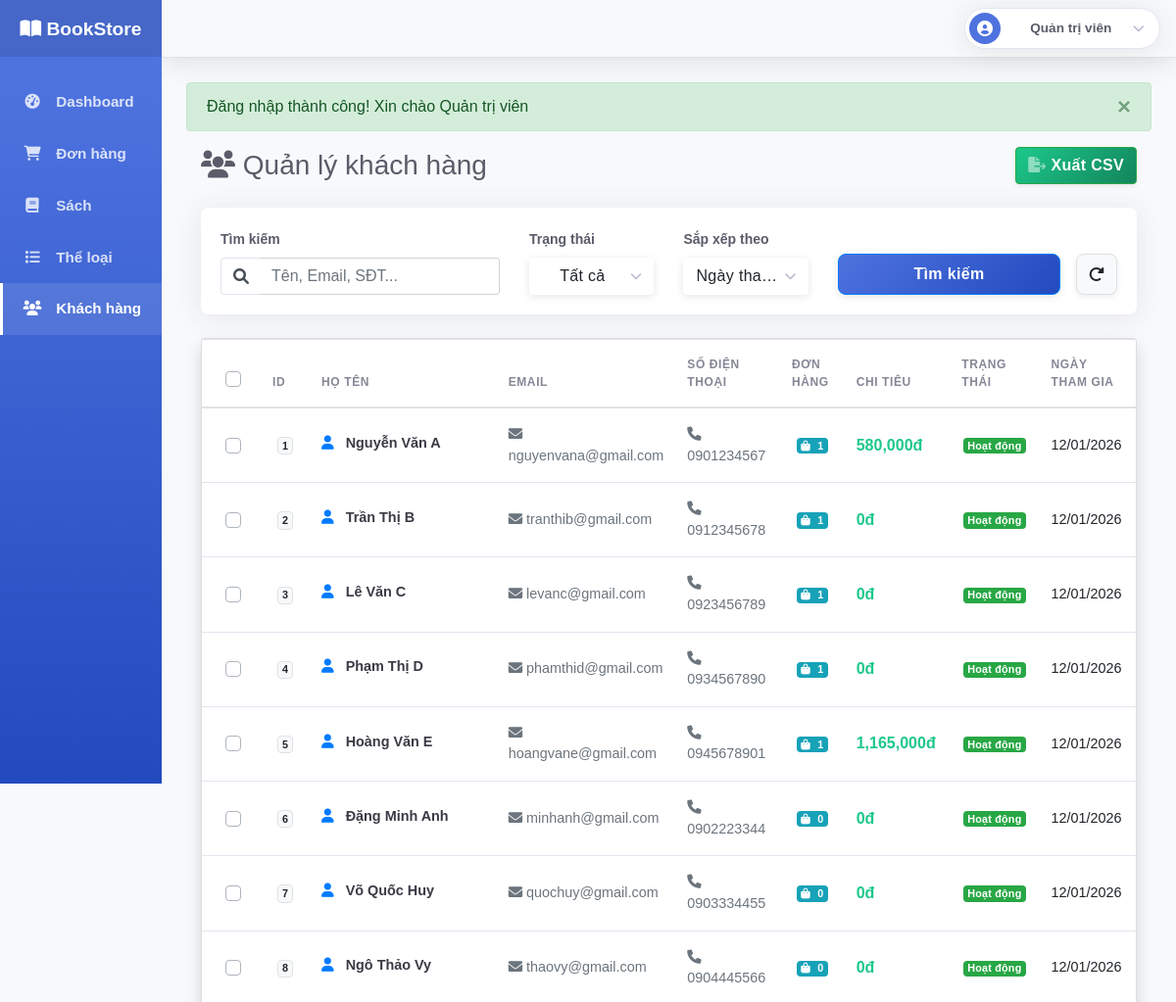
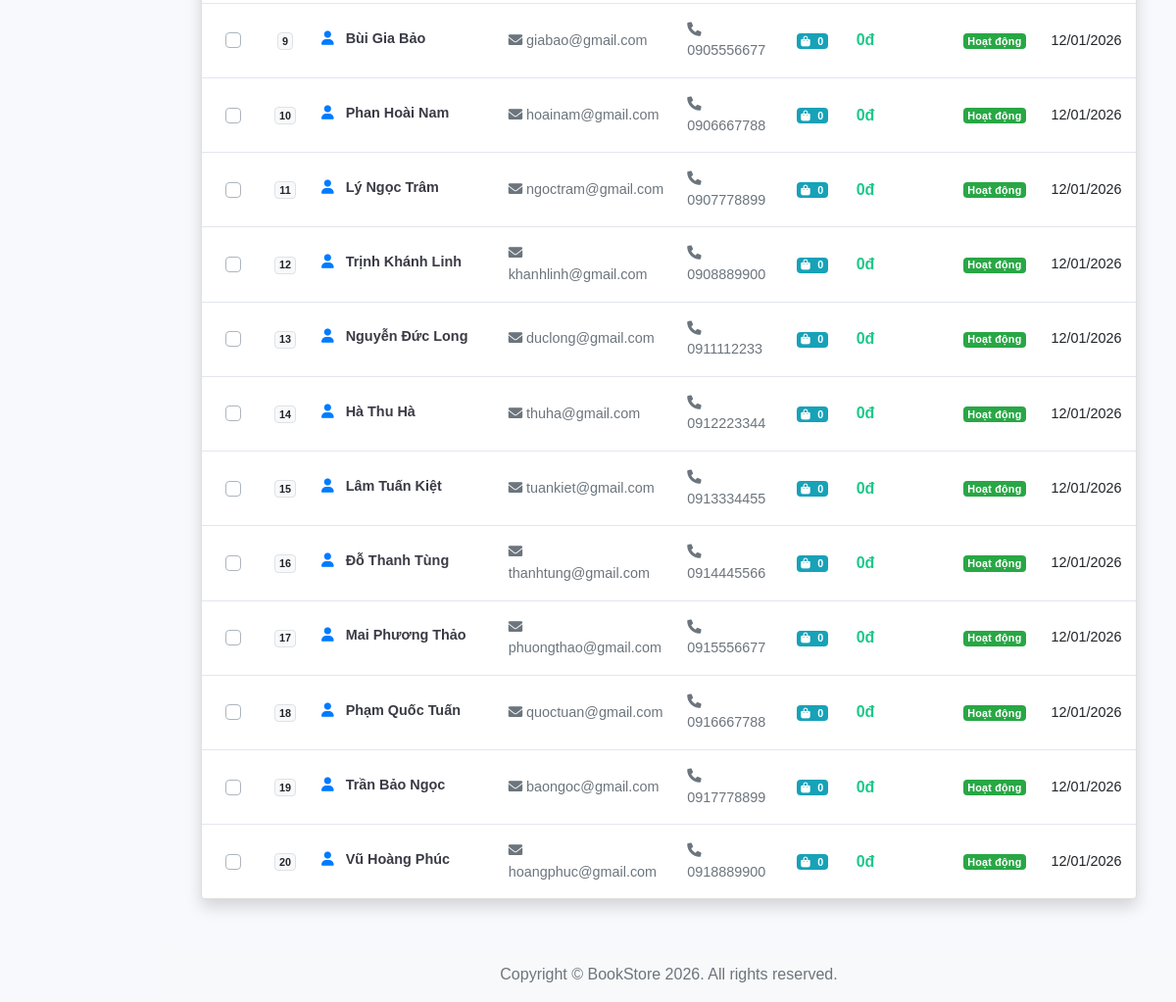
The page /Admin/index.php?page=customers (signed in) on the database its author committed (2 pictures, top to bottom).
### tables this page shows
CREATE TABLE khachhang (
    id_khachhang INT PRIMARY KEY AUTO_INCREMENT,
    ten_khachhang VARCHAR(100) NOT NULL,
    email VARCHAR(100) UNIQUE NOT NULL,
    password VARCHAR(255) NOT NULL,
    dien_thoai VARCHAR(15),
    dia_chi TEXT,
    ngay_sinh DATE,
    gioi_tinh ENUM('Nam', 'Nữ', 'Khác'),
    trang_thai ENUM('active', 'inactive', 'blocked') DEFAULT 'active',
    ngay_dang_ky TIMESTAMP DEFAULT CURRENT_TIMESTAMP,
    email_verified_at TIMESTAMP NULL DEFAULT NULL,
    email_verify_token_hash VARCHAR(64) NULL,
    email_verify_expires_at TIMESTAMP NULL DEFAULT NULL,
    INDEX idx_email (email),
    INDEX idx_dien_thoai (dien_thoai),
    INDEX idx_email_verify_token (email_verify_token_hash)
);

### Admin/Controller/AdminCustomerController.php (called while the page is built, shortened)
<?php
require_once __DIR__ . '/../../Controller/BaseController.php';
require_once __DIR__ . '/../../Controller/helpers/SessionHelper.php';
class AdminCustomerController extends BaseController
{
    public function index()
    {
        try {
            $page = isset($_GET['p']) ? (int)$_GET['p'] : 1;
            $perPage = 20;
            $search = $_GET['search'] ?? '';
            $status = $_GET['status'] ?? '';
            $order = $_GET['order'] ?? 'DESC';
            $conditions = [];
            $params = [];
            $types = '';
            $whereClause = !empty($conditions) ? 'WHERE ' . implode(' AND ', $conditions) : '';
            $countQuery = "SELECT COUNT(*) as total FROM khachhang $whereClause";
            $stmt = $this->conn->prepare($countQuery);
            $stmt->execute();
            $totalCustomers = $stmt->get_result()->fetch_assoc()['total'];
            $totalPages = ceil($totalCustomers / $perPage);
            $offset = ($page - 1) * $perPage;
            $allowedSortColumns = ['ho_ten', 'email', 'ngay_dang_ky', 'ngay_cap_nhat'];
            $sortBy = $_GET['sort_by'] ?? 'ngay_dang_ky';
            $sortBy = in_array($sortBy, $allowedSortColumns) ? $sortBy : 'ngay_dang_ky';
            $order = strtoupper($order) === 'ASC' ? 'ASC' : 'DESC';
            $query = "SELECT k.id_khachhang AS ma_khach_hang, k.ten_khachhang AS ho_ten, k.email, k.dien_thoai AS so_dien_thoai,
                           k.trang_thai, k.ngay_dang_ky AS ngay_tao,
                           (SELECT COUNT(*) FROM hoadon d WHERE d.id_khachhang = k.id_khachhang) as order_count,
                           (SELECT COALESCE(SUM(d.tong_tien), 0) FROM hoadon d WHERE d.id_khachhang = k.id_khachhang AND d.trang_thai = 'completed') as total_spent
                     FROM khachhang k
                     $whereClause
                     ORDER BY k.$sortBy $order
                     LIMIT ? OFFSET ?";
            $stmt = $this->conn->prepare($query);
            $params[] = $perPage;
            $params[] = $offset;
            $types .= 'ii';
            $stmt->bind_param($types, ...$params);
            $stmt->execute();
            $result = $stmt->get_result();
            $customers = [];
            while ($row = $result->fetch_assoc()) {
                $customers[] = $row;
            }
            $statuses = ['active' => 'Hoạt động', 'inactive' => 'Không hoạt động', 'banned' => 'Bị khóa'];
            return [
                'customers' => $customers,
                'statuses' => $statuses,
                'pagination' => [
                    'current_page' => $page,
                    'total_pages' => $totalPages,
                    'total_items' => $totalCustomers,
                    'per_page' => $perPage
                ],
                'filters' => [
                    'search' => $search,
                    'status' => $status,
                    'sort_by' => $sortBy,
                    'order' => $order
                ],
                'csrf_token' => SessionHelper::generateCSRFToken()
            ];
        } catch (Exception $e) {
            error_log("Error in AdminCustomerController::index: " . $e->getMessage());
            SessionHelper::setFlash('error', 'Lỗi: ' . $e->getMessage());
            return [
                'customers' => [],
                'statuses' => [],
                'pagination' => [
                    'current_page' => 1,
                    'total_pages' => 0,
                    'total_items' => 0,
                    'per_page' => 20
                ],
                'filters' => [
                    'search' => '',
                    'status' => '',
                    'sort_by' => 'ngay_tao',
                    'order' => 'DESC'
                ],
                'csrf_token' => ''
            ];
        }
    }
}

### Controller/BaseController.php (called while the page is built, shortened)
<?php
abstract class BaseController {
    public function __construct($conn) {
        $this->conn = $conn;
    }
}

### Controller/helpers/SessionHelper.php (called while the page is built, shortened)
<?php
class SessionHelper {
    private static $sessionStarted = false;
    public static function start() {
        if (self::$sessionStarted) {
            return true;
        }
        if (session_status() === PHP_SESSION_NONE) {
            self::$sessionStarted = true;
        }
        return true;
    }
    public static function isAdminLoggedIn() {
        return isset($_SESSION['admin_id']) && !empty($_SESSION['admin_id']);
    }
}

### Admin/View/customers/index.php (the view, shortened to what this page needs)
<div class="container-fluid">
    <div class="d-sm-flex align-items-center justify-content-between mb-4">
        <h1 class="h3 mb-0 text-gray-800">
            <i class="fas fa-users"></i> Quản lý khách hàng
        </h1>
        <div>
            <a href="index.php?page=customers_export&<?php echo http_build_query($filters); ?>" class="btn btn-success btn-icon-split shadow-sm">
                <span class="icon text-white-50">
                    <i class="fas fa-file-export"></i>
                </span>
                <span class="text">Xuất CSV</span>
            </a>
        </div>
    </div>
    <div class="filter-bar mb-4">
        <form method="GET" action="index.php" class="row align-items-end">
            <div class="col-md-4 mb-3 mb-md-0">
                <label for="search" class="small font-weight-bold text-gray-700 mb-2">Tìm kiếm</label>
                <div class="input-group">
                    <div class="input-group-prepend">
                        <span class="input-group-text bg-white border-right-0 rounded-left">
                            <i class="fas fa-search text-gray-400"></i>
                        </span>
                    </div>
                    <input type="text" class="form-control form-control-custom border-left-0"
                        id="search" name="search"
                        placeholder="Tên, Email, SĐT..."
                        value="<?php echo isset($_GET['search']) ? htmlspecialchars($_GET['search']) : ''; ?>">
                </div>
            </div>
            <div class="col-md-2 mb-3 mb-md-0">
                <label for="status" class="small font-weight-bold text-gray-700 mb-2">Trạng thái</label>
                <div class="dropdown">
                    <button class="btn admin-dropdown-toggle" type="button" id="statusDropdown" data-toggle="dropdown" aria-haspopup="true" aria-expanded="false">
                        <span class="text-value">
                            <?php
                            $statusLabel = 'Tất cả';
                            echo htmlspecialchars($statusLabel);
                            ?>
                        </span>
                        <i class="fas fa-chevron-down"></i>
                    </button>
                </div>
            </div>
            <div class="col-md-2 mb-3 mb-md-0">
                <label for="sort_by" class="small font-weight-bold text-gray-700 mb-2">Sắp xếp theo</label>
                <div class="dropdown">
                    <button class="btn admin-dropdown-toggle" type="button" id="sortByDropdown" data-toggle="dropdown" aria-haspopup="true" aria-expanded="false">
                        <span class="text-value">
                            <?php
                            $sortLabels = [
                                'ngay_tao' => 'Ngày tham gia',
                                'ho_ten' => 'Tên',
                                'email' => 'Email'
                            ];
                            echo htmlspecialchars($sortLabels[$filters['sort_by']] ?? 'Ngày tham gia');
                            ?>
                        </span>
                        <i class="fas fa-chevron-down"></i>
                    </button>
                </div>
            </div>
            <div class="col-md-4 d-flex mb-3 mb-md-0">
                <button type="submit" class="btn btn-primary mr-2 flex-grow-1">
                    Tìm kiếm
                </button>
                <a href="index.php?page=customers" class="btn btn-light border">
                    <i class="fas fa-redo-alt"></i>
                </a>
            </div>
        </form>
    </div>
    <div class="card shadow mb-4">
        <div class="card-body p-0">
            <div class="table-responsive">
                <form id="bulk-action-form" action="index.php?page=customer_bulk_delete" method="POST">
                    <table class="table table-custom table-hover mb-0" id="dataTable" width="100%" cellspacing="0">
                        <thead>
                            <tr>
                                <th style="width: 40px" class="text-center pl-4">
                                    <div class="custom-control custom-checkbox">
                                    </div>
                                </th>
                                <th style="width: 80px">ID</th>
                                <th style="width: 20%">Họ tên</th>
                                <th>Email</th>
                                <th style="width: 130px">Số điện thoại</th>
                                <th style="width: 100px">Đơn hàng</th>
                                <th style="width: 130px">Chi tiêu</th>
                                <th style="width: 120px">Trạng thái</th>
                                <th style="width: 120px">Ngày tham gia</th>
                            </tr>
                        </thead>
                        <tbody>
                            <?php if (!empty($customers)): ?>
                                <?php foreach ($customers as $customer): ?>
                                    <tr class="clickable-row" data-href="index.php?page=customer_detail&id=<?php echo $customer['ma_khach_hang']; ?>">
                                        <td class="text-center align-middle pl-4 no-click">
                                            <div class="custom-control custom-checkbox">
                                            </div>
                                        </td>
                                        <td class="align-middle text-center">
                                            <span class="badge badge-light border"><?php echo $customer['ma_khach_hang']; ?></span>
                                        </td>
                                        <td class="align-middle">
                                            <div class="book-title">
                                                <i class="fas fa-user text-primary mr-2"></i>
                                                <?php echo htmlspecialchars($customer['ho_ten']); ?>
                                            </div>
                                        </td>
                                        <td class="align-middle">
                                            <span class="text-muted"><i class="fas fa-envelope mr-1 text-gray-400"></i><?php echo htmlspecialchars($customer['email']); ?></span>
                                        </td>
                                        <td class="align-middle">
                                            <span class="text-muted"><i class="fas fa-phone mr-1 text-gray-400"></i><?php echo htmlspecialchars($customer['so_dien_thoai']); ?></span>
                                        </td>
                                        <td class="align-middle text-center">
                                            <span class="badge badge-pill-custom badge-info">
                                                <i class="fas fa-shopping-bag mr-1"></i>
                                                <?php echo $customer['order_count']; ?>
                                            </span>
                                        </td>
                                        <td class="align-middle">
                                            <span class="price-tag"><?php echo number_format($customer['total_spent']); ?>đ</span>
                                        </td>
                                        <td class="align-middle text-center">
                                            <?php
                                            $statusClass = '';
                                            switch ($customer['trang_thai']) {
                                                case 'active':
                                                    $statusClass = 'badge-success';
                                                    break;
                                            }
                                            $statusLabel = $statuses[$customer['trang_thai']] ?? $customer['trang_thai'];
                                            ?>
                                            <span class="badge badge-pill-custom <?php echo $statusClass; ?>"><?php echo htmlspecialchars($statusLabel); ?></span>
                                        </td>
                                        <td class="align-middle"><?php echo date('d/m/Y', strtotime($customer['ngay_tao'])); ?></td>
                                    </tr>
                                <?php endforeach; ?>
                            <?php endif; ?>
                        </tbody>
                    </table>
                </form>
            </div>
        </div>
    </div>
</div>

### rows shown on the page
khachhang: id_khachhang "1", ten_khachhang "Nguyễn Văn A", email "nguyenvana@gmail.com", dien_thoai "0901234567", order_count "1", total_spent "580,000", trang_thai "Hoạt động", ngay_dang_ky "12/01/2026"
khachhang: id_khachhang "2", ten_khachhang "Trần Thị B", email "tranthib@gmail.com", dien_thoai "0912345678", order_count "1", total_spent "0", trang_thai "Hoạt động", ngay_dang_ky "12/01/2026"
khachhang: id_khachhang "3", ten_khachhang "Lê Văn C", email "levanc@gmail.com", dien_thoai "0923456789", order_count "1", total_spent "0", trang_thai "Hoạt động", ngay_dang_ky "12/01/2026"
khachhang: id_khachhang "4", ten_khachhang "Phạm Thị D", email "phamthid@gmail.com", dien_thoai "0934567890", order_count "1", total_spent "0", trang_thai "Hoạt động", ngay_dang_ky "12/01/2026"
khachhang: id_khachhang "5", ten_khachhang "Hoàng Văn E", email "hoangvane@gmail.com", dien_thoai "0945678901", order_count "1", total_spent "1,165,000", trang_thai "Hoạt động", ngay_dang_ky "12/01/2026"
khachhang: id_khachhang "6", ten_khachhang "Đặng Minh Anh", email "minhanh@gmail.com", dien_thoai "0902223344", order_count "0", total_spent "0", trang_thai "Hoạt động", ngay_dang_ky "12/01/2026"
khachhang: id_khachhang "7", ten_khachhang "Võ Quốc Huy", email "quochuy@gmail.com", dien_thoai "0903334455", order_count "0", total_spent "0", trang_thai "Hoạt động", ngay_dang_ky "12/01/2026"
khachhang: id_khachhang "8", ten_khachhang "Ngô Thảo Vy", email "thaovy@gmail.com", dien_thoai "0904445566", order_count "0", total_spent "0", trang_thai "Hoạt động", ngay_dang_ky "12/01/2026"
khachhang: id_khachhang "9", ten_khachhang "Bùi Gia Bảo", email "giabao@gmail.com", dien_thoai "0905556677", order_count "0", total_spent "0", trang_thai "Hoạt động", ngay_dang_ky "12/01/2026"
khachhang: id_khachhang "10", ten_khachhang "Phan Hoài Nam", email "hoainam@gmail.com", dien_thoai "0906667788", order_count "0", total_spent "0", trang_thai "Hoạt động", ngay_dang_ky "12/01/2026"
khachhang: id_khachhang "11", ten_khachhang "Lý Ngọc Trâm", email "ngoctram@gmail.com", dien_thoai "0907778899", order_count "0", total_spent "0", trang_thai "Hoạt động", ngay_dang_ky "12/01/2026"
khachhang: id_khachhang "12", ten_khachhang "Trịnh Khánh Linh", email "khanhlinh@gmail.com", dien_thoai "0908889900", order_count "0", total_spent "0", trang_thai "Hoạt động", ngay_dang_ky "12/01/2026"
khachhang: id_khachhang "13", ten_khachhang "Nguyễn Đức Long", email "duclong@gmail.com", dien_thoai "0911112233", order_count "0", total_spent "0", trang_thai "Hoạt động", ngay_dang_ky "12/01/2026"
khachhang: id_khachhang "14", ten_khachhang "Hà Thu Hà", email "thuha@gmail.com", dien_thoai "0912223344", order_count "0", total_spent "0", trang_thai "Hoạt động", ngay_dang_ky "12/01/2026"
khachhang: id_khachhang "15", ten_khachhang "Lâm Tuấn Kiệt", email "tuankiet@gmail.com", dien_thoai "0913334455", order_count "0", total_spent "0", trang_thai "Hoạt động", ngay_dang_ky "12/01/2026"
khachhang: id_khachhang "16", ten_khachhang "Đỗ Thanh Tùng", email "thanhtung@gmail.com", dien_thoai "0914445566", order_count "0", total_spent "0", trang_thai "Hoạt động", ngay_dang_ky "12/01/2026"
khachhang: id_khachhang "17", ten_khachhang "Mai Phương Thảo", email "phuongthao@gmail.com", dien_thoai "0915556677", order_count "0", total_spent "0", trang_thai "Hoạt động", ngay_dang_ky "12/01/2026"
khachhang: id_khachhang "18", ten_khachhang "Phạm Quốc Tuấn", email "quoctuan@gmail.com", dien_thoai "0916667788", order_count "0", total_spent "0", trang_thai "Hoạt động", ngay_dang_ky "12/01/2026"
khachhang: id_khachhang "19", ten_khachhang "Trần Bảo Ngọc", email "baongoc@gmail.com", dien_thoai "0917778899", order_count "0", total_spent "0", trang_thai "Hoạt động", ngay_dang_ky "12/01/2026"
khachhang: id_khachhang "20", ten_khachhang "Vũ Hoàng Phúc", email "hoangphuc@gmail.com", dien_thoai "0918889900", order_count "0", total_spent "0", trang_thai "Hoạt động", ngay_dang_ky "12/01/2026"

### other values the page prints
$_SESSION['admin_name'] "Quản trị viên"
$message "Đăng nhập thành công! Xin chào Quản trị viên"
$statusLabel "Tất cả"
$sortLabels[$filters['sort_by']] "Ngày tha…"
